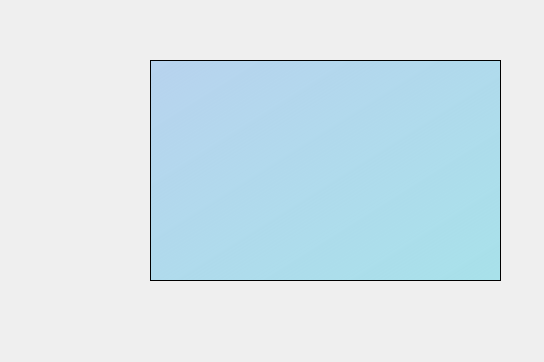
<?xml version="1.0" encoding="UTF-8"?>
<ui version="4.0">
 <class>Test</class>
 <widget class="QWidget" name="Test">
  <property name="geometry">
   <rect>
    <x>0</x>
    <y>0</y>
    <width>544</width>
    <height>362</height>
   </rect>
  </property>
  <property name="windowTitle">
   <string>Form</string>
  </property>
  <widget class="QFrame" name="frame">
   <property name="geometry">
    <rect>
     <x>150</x>
     <y>60</y>
     <width>351</width>
     <height>221</height>
    </rect>
   </property>
   <property name="styleSheet">
    <string notr="true">background-color: qlineargradient(spread:pad, x1:0, y1:0, x2:1, y2:1, stop:0 rgba(170,204,238,0.8), stop:1 rgba(0,193,222,0.3));</string>
   </property>
   <property name="frameShape">
    <enum>QFrame::StyledPanel</enum>
   </property>
   <property name="frameShadow">
    <enum>QFrame::Raised</enum>
   </property>
  </widget>
 </widget>
 <resources/>
 <connections/>
</ui>
